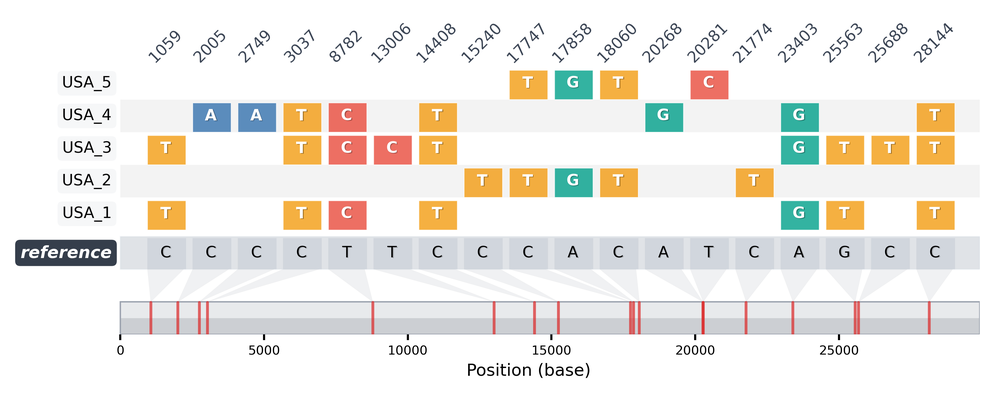
#> input picture comparison_nature_rounded.png, 1000 x 399 px, shrunk from 2969 x 1186 before the run
$ python create_palette_comparison.py
#> lines starting #> are read from the running program, lines starting #| are printed output that depends on the picture
#!/usr/bin/env python3
"""
Create a palette comparison image showing the rounded rectangle design
"""

from PIL import Image, ImageDraw, ImageFont
import os
from pathlib import Path

def create_palette_comparison():
    """Create a comparison image showing multiple palettes with rounded rectangles"""

    # Image files for different palettes
    palette_images = [
        ("comparison_nature_rounded.png", "Nature Style"),
        ("comparison_morandi_rounded.png", "Morandi Style"),
        ("comparison_vangogh_rounded.png", "Van Gogh Style"),
        ("comparison_monet_rounded.png", "Monet Style")
    ]

    # Check if all images exist
    missing_images = []
    for img_file, _ in palette_images:
        if not Path(img_file).exists():
            missing_images.append(img_file)

    if missing_images:
        print(f"Missing images: {missing_images}")
        print("Please run generate_rounded_examples.py first")
        return

    # Load images
    images = []
    labels = []

    for img_file, label in palette_images:
        try:
            img = Image.open(img_file)
#> img is the input picture: PIL image 1000x399 RGBA; mean R, G, B, A 238.1, 235.2, 230.2, 255
            images.append(img)
            labels.append(label)
            print(f"Loaded: {img_file} ({img.size})")
#| Loaded: comparison_nature_rounded.png ((1000, 399))
        except Exception as e:
            print(f"Error loading {img_file}: {e}")
            return

    if not images:
        print("No images loaded")
        return

    # Calculate dimensions
    img_width = images[0].width
#> img_width = 1000
    img_height = images[0].height
#> img_height = 399

    # Create comparison layout (2x2 grid)
    margin = 20
    label_height = 40
    grid_width = 2
    grid_height = 2

    total_width = grid_width * img_width + (grid_width + 1) * margin
#> total_width = 2060
    total_height = grid_height * (img_height + label_height) + (grid_height + 1) * margin
#> total_height = 938

    # Create new image
    comparison = Image.new('RGB', (total_width, total_height), 'white')
#> comparison: PIL image 2060x938 RGB; every value is 255
    draw = ImageDraw.Draw(comparison)

    # Try to use a nice font
    try:
        font = ImageFont.truetype("/usr/share/fonts/truetype/dejavu/DejaVuSans-Bold.ttf", 24)
    except:
        try:
            font = ImageFont.truetype("arial.ttf", 24)
        except:
            font = ImageFont.load_default()

    # Place images in grid
    for i, (img, label) in enumerate(zip(images, labels)):
        row = i // grid_width
        col = i % grid_width

        # Calculate position
        x = margin + col * (img_width + margin)
        y = margin + row * (img_height + label_height + margin)

        # Paste image
        comparison.paste(img, (x, y))

        # Add label
        label_y = y + img_height + 5

        # Get text dimensions for centering
        bbox = draw.textbbox((0, 0), label, font=font)
        text_width = bbox[2] - bbox[0]
        text_x = x + (img_width - text_width) // 2

        draw.text((text_x, label_y), label, fill='black', font=font)
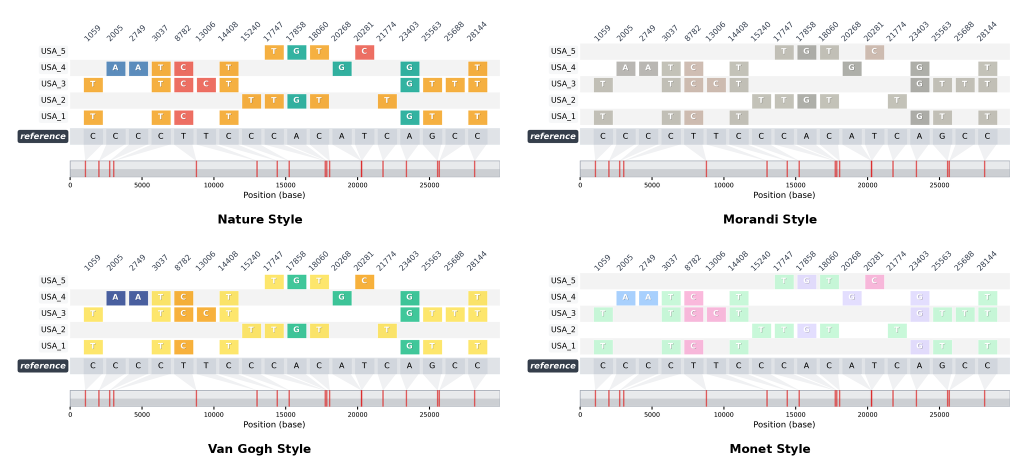
#> comparison: PIL image 2060x938 RGB (shown at 1/2 size); mean R, G, B 240.2, 240, 237.7

    # Save comparison image
    output_file = "docs/examples/palette_comparison.png"
    comparison.save(output_file)
    print(f"Saved palette comparison to: {output_file}")

    return output_file

if __name__ == "__main__":
    create_palette_comparison()
